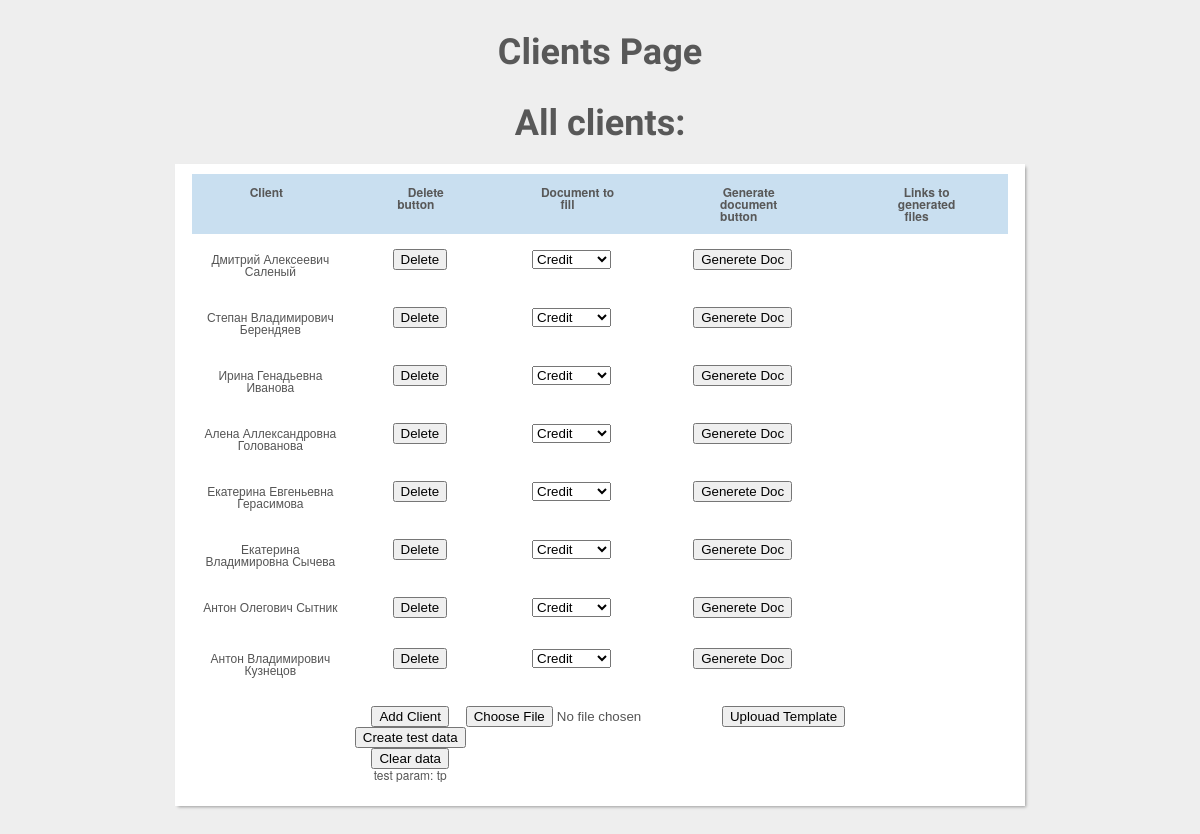
Before: /clients/ with the older database file.
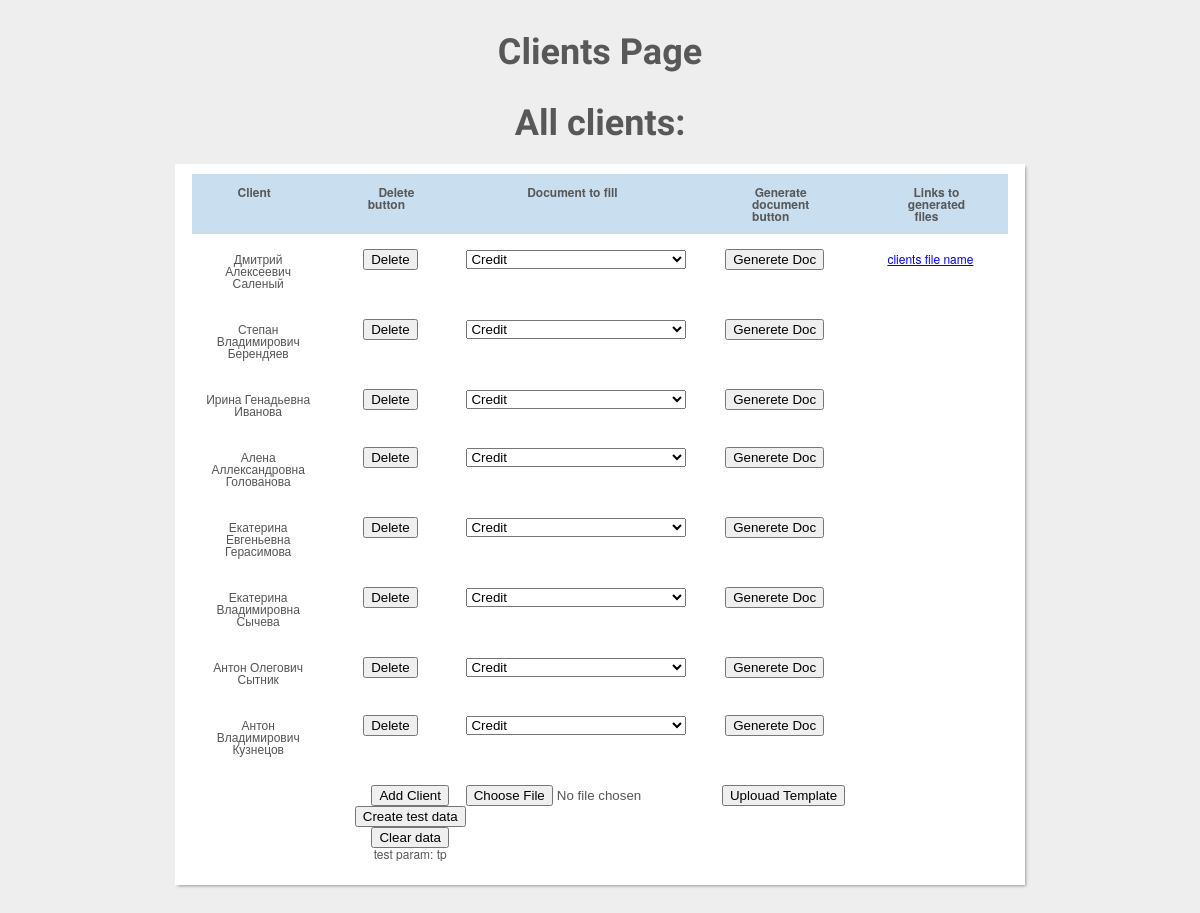
After: the same page with the newer database file.
### clients/models.py (models this page shows)
class Client(models.Model):
	first_name = models.CharField(max_length=30)
	part_name = models.CharField(max_length=30)
	last_name = models.CharField(max_length=30)

class ClientsFile(models.Model):
    client = models.ForeignKey(Client, on_delete=models.CASCADE)
    file_name = models.CharField(max_length=500, default = "clients file name")
    file_path = models.CharField(max_length=1000, default = "/")

### clients/views.py (the view)
# urls.py: path('clients/', allClients),
def allClients(request, test_param="tp"):
	return render(request, 'clients.html', {'all_clients': Client.objects.all(), 'all_docs': Document.objects.all(),
		'test_param':test_param, 'all_clients_files':ClientsFile.objects.all(),});

### templates/clients.html (shortened to what this page needs)
<!DOCTYPE html>
<html>
{% load staticfiles %}
    <link href="{% static 'css/clients_table.css' %}" rel="stylesheet" type="text/css" >
<body>
<h1>Clients Page</h1>
<h1>All clients:</h1>
 <div id="wrapper">
<table id="keywords" cellspacing="0" cellpadding="0">
<thead>
<tr>
  <th><span> Client </span></th>
  <th><span> Delete button </span></th>
  <th><span> Document to fill </span></th>
  <th><span> Generate document button </span></th>
  <th><span> Links to generated files </span></th>
</tr>
</thead>
{% for p_client in all_clients %}
 	<form action="/clientForm/{{p_client.id}}" method="POST" style="display:inline;">
 <tr>
  <td>
  	{% csrf_token %}{{p_client.first_name}} {{p_client.part_name}} {{p_client.last_name}}
  </td>
  <td>
  <input type="submit" name="sbm" value="Delete">
  </td>
  <td>
  <select name="doc_id">
  {% for doc in all_docs %}
  	<option value="{{doc.id}}"><a href="">{{doc.name}}</a></option>
  {% endfor %}
   </select>
  </td>
  <td>
  <input type="submit" name="sbm" value="Generete Doc">
  </td>
  <td>
  	<ul>
	{% for client_file in all_clients_files %}
	  {% if client_file.client.id == p_client.id %}
	    {% load static %}
         <li><a href="{% static client_file.file_path %}"> {{client_file.file_name}}</a></li>
	  {% endif %}
    {% endfor %}
    </ul>
  </td>
 </tr>
 </form>
 {% endfor %}
</table>
<table id="keywords" cellspacing="0" cellpadding="0">
<tr>
  <th>
    <span>
	  <form action="/addClient/" method="POST">{% csrf_token %}
	    <input type="submit" name="sbm" value="Add Client"/>
      </form>
	</span>
  </th>
  <th>
    <span>
    <form action="/uploadTemplate/" method="POST" enctype="multipart/form-data">{% csrf_token %}
      <input type="file" name="template">
      <input type="submit" name="sbm" value="Uplouad Template"/>
      </form>
  </span>
  </th>
</tr>
<tr>
  <th>
    <span>
	  <form action="/createTestData/" method="POST">{% csrf_token %}
	    <input type="submit" name="sbm" value="Create test data"/>
      </form>
	</span>
  </th>
</tr>
<tr>
  <th>
    <span>
	  <form action="/clearData/" method="POST">{% csrf_token %}
	    <input type="submit" name="sbm" value="Clear data"/>
      </form>
	</span>
  </th>
</tr>
<tr>
 <th><span> test param: {{test_param}}</span></th>
</tr>
</table>
</div>
</body>
</html>

### static/css/clients_table.css (style rules this page uses)
html, body, div, span, applet, object, iframe, h1, h2, h3, h4, h5, h6, p, blockquote, pre, a, abbr, acronym, address, big, cite, code, del, dfn, em, img, ins, kbd, q, s, samp, small, strike, strong, sub, sup, tt, var, b, u, i, center, dl, dt, dd, ol, ul, li, fieldset, form, label, legend, table, caption, tbody, tfoot, thead, tr, th, td, article, aside, canvas, details, embed, figure, figcaption, footer, header, hgroup, menu, nav, output, ruby, section, summary, time, mark, audio, video { margin: 0; padding: 0; border: 0; font-size: 100%; font: inherit; vertical-align: baseline; outline: none; -webkit-font-smoothing: antialiased; -webkit-text-size-adjust: 100%; -ms-text-size-adjust: 100%; -webkit-box-sizing: border-box; -moz-box-sizing: border-box; box-sizing: border-box; }
html { overflow-y: scroll; }
body { background: #eee url('https://i.imgur.com/eeQeRmk.png'); font-family: 'Helvetica Neue', Helvetica, Arial, sans-serif; font-size: 62.5%; line-height: 1; color: #585858; padding: 22px 10px; padding-bottom: 55px; }
ol, ul { list-style: none; }
input, textarea { -webkit-font-smoothing: antialiased; -webkit-text-size-adjust: 100%; -ms-text-size-adjust: 100%; -webkit-box-sizing: border-box; -moz-box-sizing: border-box; box-sizing: border-box; outline: none; }
table { border-collapse: collapse; border-spacing: 0; }
h1 { font-family: 'Amarante', Tahoma, sans-serif; font-weight: bold; font-size: 3.6em; line-height: 1.7em; margin-bottom: 10px; text-align: center; }
#wrapper { display: block; width: 850px; background: #fff; margin: 0 auto; padding: 10px 17px; -webkit-box-shadow: 2px 2px 3px -1px rgba(0,0,0,0.35); }
#keywords { margin: 0 auto; font-size: 1.2em; margin-bottom: 15px; }
#keywords thead { cursor: pointer; background: #c9dff0; }
#keywords thead tr th { font-weight: bold; padding: 12px 30px; padding-left: 42px; }
#keywords thead tr th span { padding-right: 20px; background-repeat: no-repeat; background-position: 100% 100%; }
#keywords tbody tr { color: #555; }
#keywords tbody tr td { text-align: center; padding: 15px 10px; }

Changed rows visible on the page:
added ClientsFile: file_name "clients file name"
